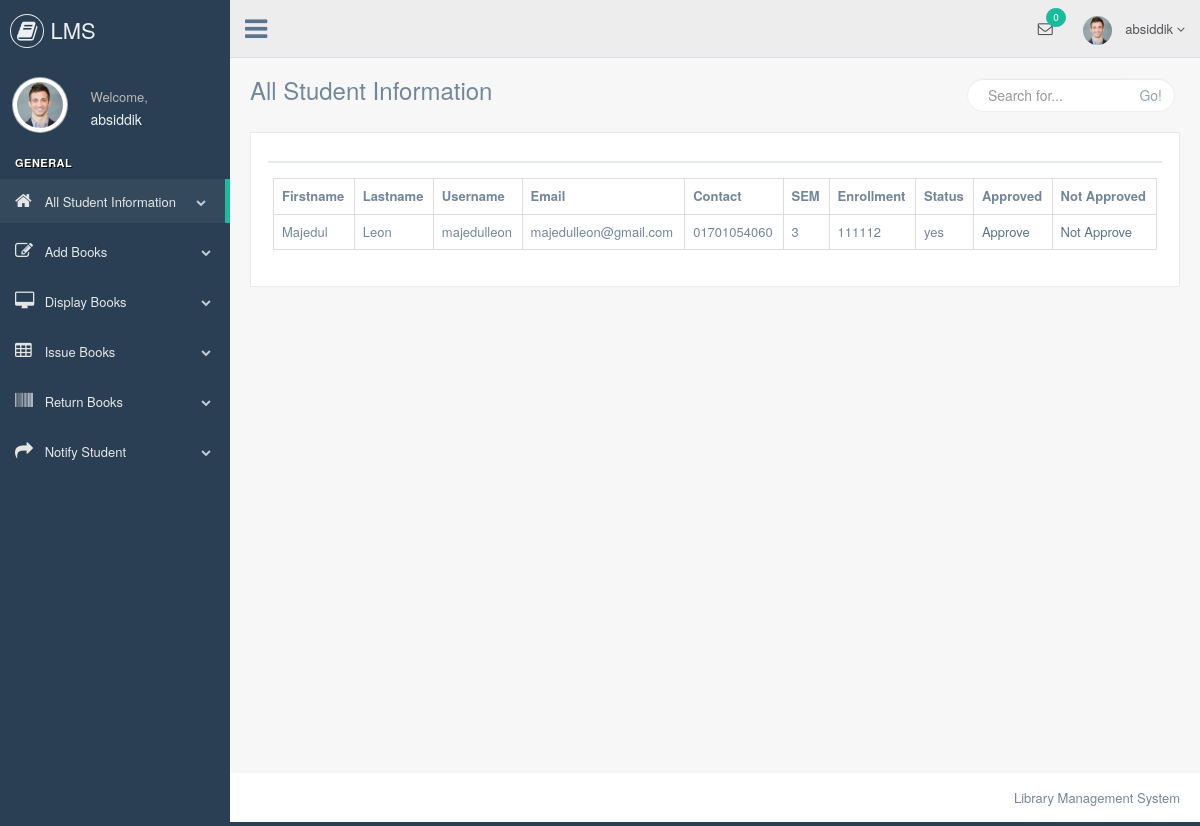
/phplms/librarian/display_student_info.php (signed in), run on the app's committed database.
### tables this page shows
CREATE TABLE `student_registration` (
  `id` int(5) NOT NULL,
  `firstname` varchar(50) NOT NULL,
  `lastname` varchar(50) NOT NULL,
  `username` varchar(50) NOT NULL,
  `password` varchar(50) NOT NULL,
  `email` varchar(50) NOT NULL,
  `contact` varchar(50) NOT NULL,
  `sem` varchar(50) NOT NULL,
  `enrollment` varchar(50) NOT NULL,
  `status` varchar(5) NOT NULL
);

### phplms/librarian/display_student_info.php (the view, shortened to what this page needs)
    <?php
include "header.php";
include "Connection.php";
?>
    <div class="right_col" role="main">
        <div class="">
            <div class="page-title">
                <div class="title_left">
                    <h3>All Student Information</h3>
                </div>
                <div class="title_right">
                    <div class="col-md-5 col-sm-5 col-xs-12 form-group pull-right top_search">
                        <div class="input-group">
                            <input type="text" class="form-control" placeholder="Search for...">
                            <span class="input-group-btn">
                      <button class="btn btn-default" type="button">Go!</button>
                    </span>
                        </div>
                    </div>
                </div>
            </div>
            <div class="clearfix"></div>
            <div class="row" style="min-height:500px">
                <div class="col-md-12 col-sm-12 col-xs-12">
                    <div class="x_panel">
                        <div class="x_title">
                            <div class="clearfix"></div>
                        </div>
                        <div class="x_content">
                            <?php
                            $res=mysqli_query($link,"select * from student_registration");
                            echo "<table class='table table-bordered'>";
                            echo "<tr>";
                            echo "<th>"; echo "Firstname"; echo "</th>";
                            echo "<th>"; echo "Lastname"; echo "</th>";
                            echo "<th>"; echo "Username"; echo "</th>";
                            echo "<th>"; echo "Email"; echo "</th>";
                            echo "<th>"; echo "Contact"; echo "</th>";
                            echo "<th>"; echo "SEM"; echo "</th>";
                            echo "<th>"; echo "Enrollment"; echo "</th>";
                            echo "<th>"; echo "Status"; echo "</th>";
                            echo "<th>"; echo "Approved"; echo "</th>";
                            echo "<th>"; echo "Not Approved"; echo "</th>";
                            echo "</tr>";
                            while ($row=mysqli_fetch_array($res))
                            {
                                echo "<tr>";
                                echo "<td>"; echo $row["firstname"]; echo "</td>";
                                echo "<td>"; echo $row["lastname"]; echo "</td>";
                                echo "<td>"; echo $row["username"]; echo "</td>";
                                echo "<td>"; echo $row["email"]; echo "</td>";
                                echo "<td>"; echo $row["contact"]; echo "</td>";
                                echo "<td>"; echo $row["sem"]; echo "</td>";
                                echo "<td>"; echo $row["enrollment"]; echo "</td>";
                                echo "<td>"; echo $row["status"]; echo "</td>";
                                echo "<td>"; ?> <a href="approve.php?id=<?php echo $row["id"]; ?>">Approve</a> <?php  echo "</td>";
                                echo "<td>"; ?> <a href="notapprove.php?id=<?php echo $row["id"]; ?>">Not Approve</a> <?php  echo "</td>";
                                echo "</tr>";
                            }
                            echo "</table>";
                            ?>
                        </div>
                    </div>
                </div>
            </div>
        </div>
    </div>
<?php
include "footer.php";
?>

### data on the page
student_registration: firstname "Majedul", lastname "Leon", username "majedulleon", email "majedulleon@gmail.com", contact "01701054060", sem "3", enrollment "111112", status "yes"

### other printed values
$_SESSION["librarian"] "absiddik"
